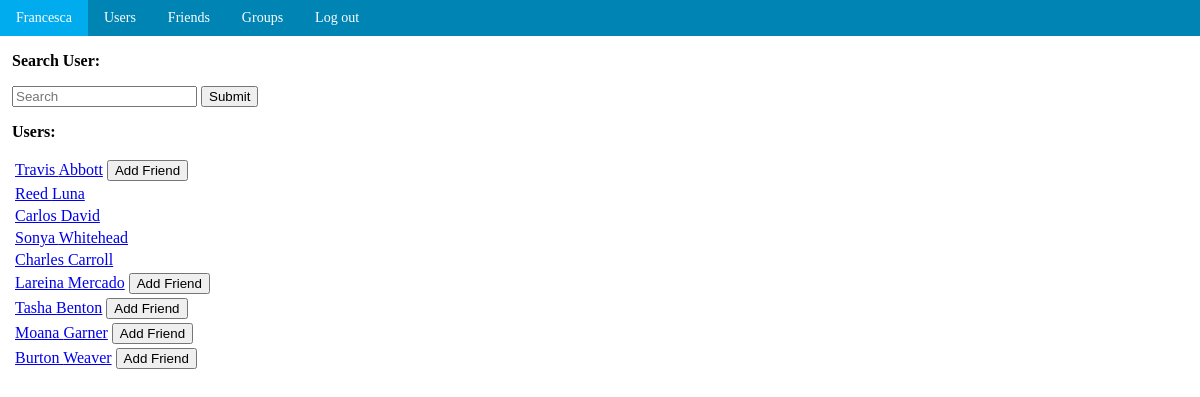
Screenshot of /Application/Users.php (signed in) with the database file from the repository.
### tables this page shows
CREATE TABLE `user_personal` (
  `user_id` int(11) NOT NULL,
  `first_name` varchar(35) NOT NULL,
  `last_name` varchar(35) NOT NULL,
  `city` varchar(255) NOT NULL,
  `date_of_birth` date NOT NULL,
  `gender_id` int(3) NOT NULL,
  `date_registered` date NOT NULL,
  `last_login` timestamp NOT NULL DEFAULT '0000-00-00 00:00:00'
);

### Application/include/UserFunctions.php (the view, shortened to what this page needs)
<?php
function requestCheck($pdo, $user)
{
    $sql = 'SELECT status FROM relation WHERE user_one_id = :u1 AND user_two_id
    = :u2';
    $stmt = $pdo->prepare($sql);
    $stmt->bindParam(':u1', $_SESSION['userid'], PDO::PARAM_INT);
    if(isset($_GET['id'])) {
        $stmt->bindParam(':u2', $_GET['id'], PDO::PARAM_INT);
    } else {
        $stmt->bindParam(':u2', $user['user_id'], PDO::PARAM_INT);
    }
    $stmt->execute();
    $sent = $stmt->fetch();
    $sql = 'SELECT status FROM relation WHERE user_one_id = :u1 AND user_two_id
    = :u2';
    $stmt = $pdo->prepare($sql);
    if(isset($_GET['id'])) {
        $stmt->bindParam(':u1', $_GET['id'], PDO::PARAM_INT);
    } else {
        $stmt->bindParam(':u1', $user['user_id'], PDO::PARAM_INT);
    }
    $stmt->bindParam(':u2', $_SESSION['userid'], PDO::PARAM_INT);
    $stmt->execute();
    $rec = $stmt->fetch();
    if(!isset($rec[0])) {
        if(!isset($sent[0])) {
            echo " <button type='submit' name='add' value='";
            if(isset($_GET['id'])) {
                echo $_GET['id'];
            } else {
                echo $user['user_id'];
            }
            echo "'>Add Friend</button>";
        }
    }
}
function getUserList($pdo)
{
    $sql = 'SELECT * FROM user_personal WHERE user_id != :id LIMIT 25';
    $stmt = $pdo->prepare($sql);
    $stmt->bindParam(':id', $_SESSION['userid'], PDO::PARAM_INT);
    $stmt->execute();
    $otherUsers = $stmt->fetchAll(PDO::FETCH_ASSOC);
    if(empty($otherUsers)) {
        echo '<p>There are no other users yet.</p>';
    } else {
        echo "<form method='post'><table>";
        foreach($otherUsers as $user) {
            echo '<tr><td><a href="Users.php?id='.$user['user_id'].'">'.
                ucfirst(htmlentities($user['first_name'])).' '.
                htmlentities($user['last_name']).'</a>';
            requestCheck($pdo, $user);
            echo '</td></tr>';
        }
        echo '</table></form>';
    }
}
?>

### Application/include/Header.php (shortened to what this page needs)
<?php
require('include/DbConnect.php');
$sql = 'SELECT first_name FROM user_personal WHERE user_id =
:userId';
$stmt = $pdo->prepare($sql);
$stmt->bindParam(':userId', $_SESSION['userid'], PDO::PARAM_STR);
$stmt->execute();
$user = $stmt->fetch(PDO::FETCH_NUM);
?>
<html>
    <head>
        <link rel="stylesheet" type="text/css" href="css/style.css">
    </head>
    <body>
        <div class="navbar">
            <a href="Index.php"><?= ucfirst(htmlentities($user['0']));
                ?></a>
            <a href="Users.php">Users</a>
            <a href="Friends.php">Friends</a>
            <a href="Groups.php">Groups</a>
            <a href="Logout.php">Log out</a>
        </div>
    </body>
</html>

### Application/Users.php (shortened to what this page needs)
<?php
include('include/Header.php');
include('include/UserFunctions.php');
?>
<html>
    <head>
    </head>
    <body>
        <?php
        if(isset($_GET['id'])) {
        ?>
        <form method='post'><p><b><?= ucfirst(
            htmlentities($details['first_name'])).' '.
            htmlentities($details['last_name']); ?>
            <?php requestCheck($pdo, $user); ?></b></p></form>
        <?php addUser($pdo); deleteFriend($pdo, $relations); ?>
        <table class='info'>
        <tr><td>Living in: <?= ucfirst(htmlentities($details['city'])); ?></td></tr>
        <?php $date = new DateTime($details['date_of_birth']); ?>
        <tr><td>Birth date: <?= $date->format('F jS'); ?></td></tr>
        <tr><td>Birth year: <?= $date->format('Y'); ?></td></tr>
        <tr><td>Gender: <?= $gender['label']; ?></td></tr>
        <?php $date = new DateTime($details['date_registered']); ?>
        <tr><td>Date registered: <?= $date->format('F jS Y'); ?></td></tr>
        <?php $date = new DateTime($details['last_login']); ?>
        <tr><td>Last login:
            <?php
            if($details['last_login'] == '0000-00-00 00:00:00') {
                echo 'Not logged in yet';
            } else {
               echo $date->format('F jS Y h:i:s a');
            }
            ?>
            </td></tr>
        </table>
        <?php
        if(!isset($details['first_name'])) {
            header('Location: Users.php');
        }
        if($_GET['id'] == $_SESSION['userid']) {
            header('Location: Index.php');
        }
        } else {
        ?>
        <div>
            <p><b>Search User:</b></p>
            <form method='post' class='search'>
                <input type='text' name='search' placeholder='Search'/>
                <input type="submit" name='submit' value="Submit" />
            </form>
        </div>
        <div>
            <p><b>Users:</b></p>
            <?php
                getUserList($pdo);
            ?>
        </div>
        <?php
        }
        ?>
    </body>
</html>

### Application/css/style.css (style rules this page uses)
body { margin: 0; padding: 0; }
p, table, .search, .info, .center { padding-left: 1%; }
.navbar { background-color: #0084b4; overflow: hidden; }
.navbar a { float: left; display: block; color: white; text-align: center; padding: 10px 16px; text-decoration: none; font-size: 14px; }

### rows the page displays
user_personal: first_name "Francesca"
user_personal: first_name "Travis", last_name "Abbott", $user['user_id'] 1 (drawn)
user_personal: first_name "Reed", last_name "Luna"
user_personal: first_name "Carlos", last_name "David"
user_personal: first_name "Sonya", last_name "Whitehead"
user_personal: first_name "Charles", last_name "Carroll"
user_personal: first_name "Lareina", last_name "Mercado", $user['user_id'] 7 (drawn)
user_personal: first_name "Tasha", last_name "Benton", $user['user_id'] 8 (drawn)
user_personal: first_name "Moana", last_name "Garner", $user['user_id'] 9 (drawn)
user_personal: first_name "Burton", last_name "Weaver", $user['user_id'] 10 (drawn)
